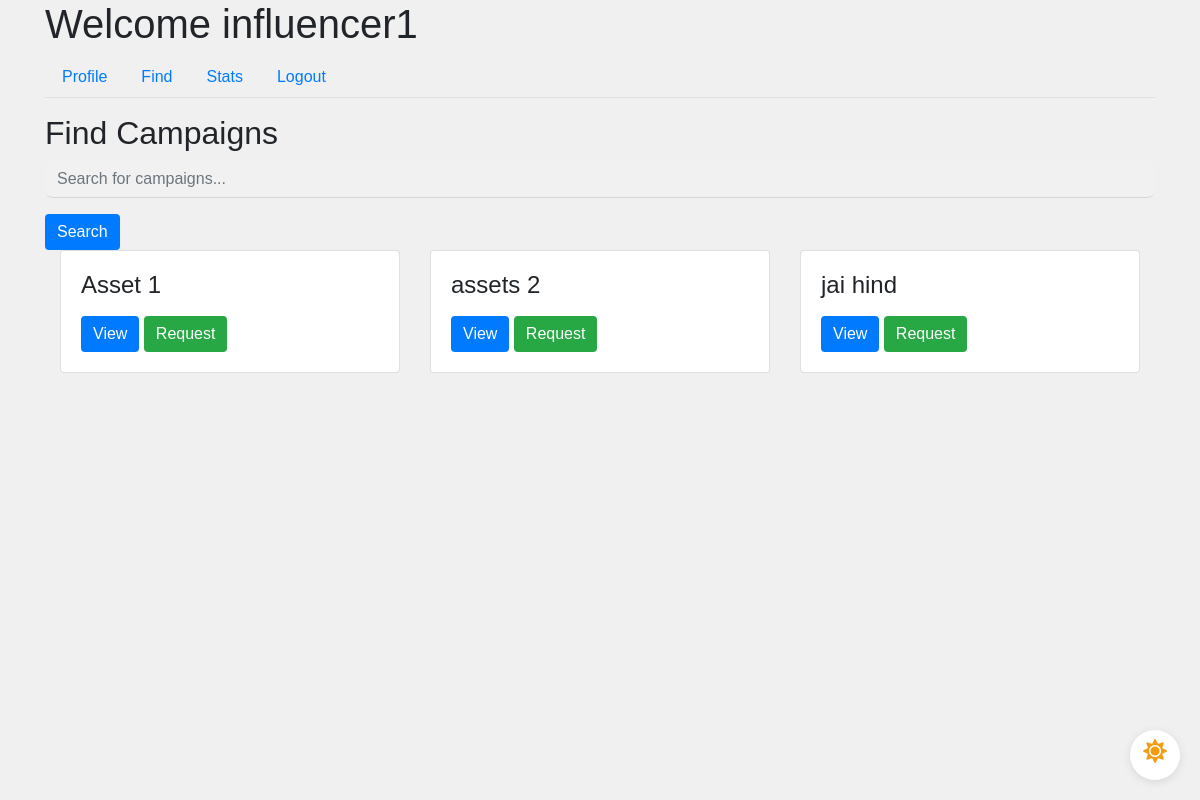
/influencer/find (signed in), run on an earlier commit of the app's database.
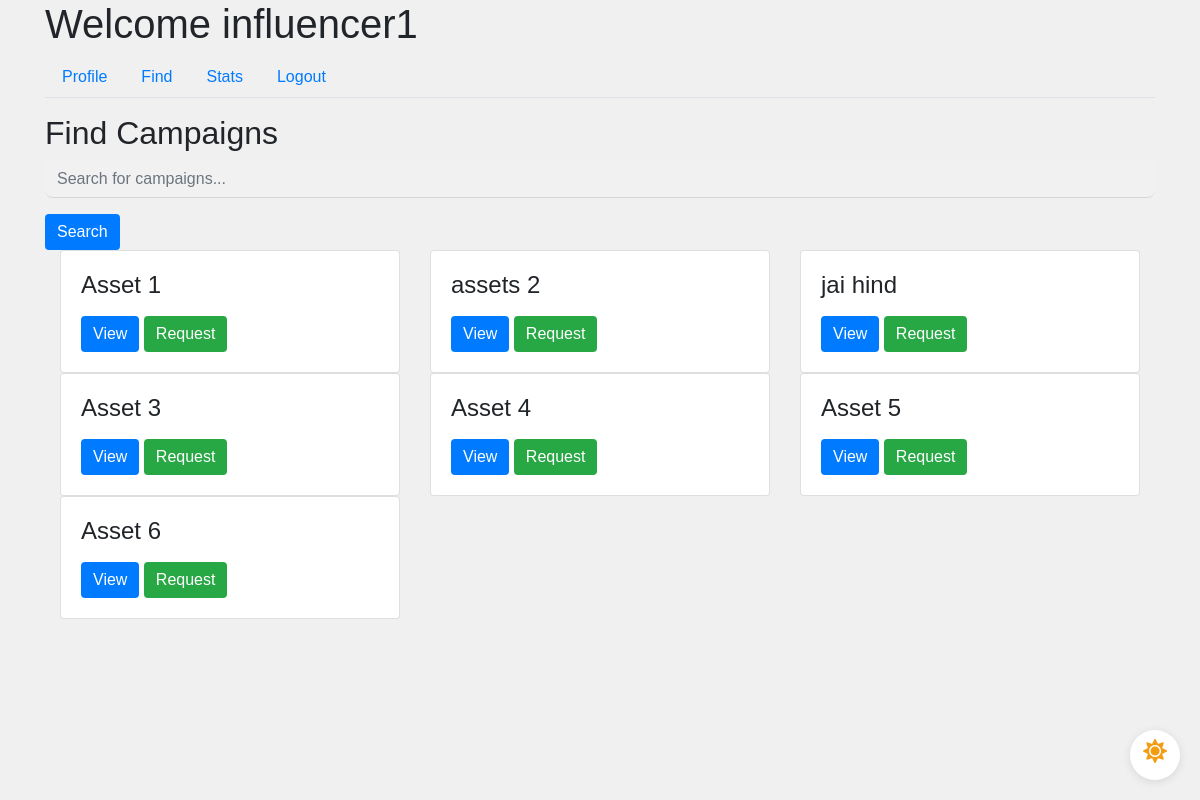
And on a later commit of the database.
### app/models.py (models this page shows)
class Campaign(db.Model):
    id = db.Column(db.Integer, primary_key=True)
    name = db.Column(db.String(100), nullable=False)
    description = db.Column(db.Text, nullable=False)
    budget = db.Column(db.Float, nullable=False)
    visibility = db.Column(db.String(10), nullable=False)  # 'public', 'private'
    start_date = db.Column(db.Date, nullable=False)
    end_date = db.Column(db.Date, nullable=False)
    user_id = db.Column(db.Integer, db.ForeignKey('user.id'), nullable=False)
    ad_requests = db.relationship('AdRequest', backref='campaign', lazy=True)
    flag = db.Column(db.Boolean, default=False, nullable=False)  # Add flag column

### app/routes.py (the view)
@main.route('/influencer/find')
@login_required
def influencer_find():
    if current_user.role == 'influencer':
        influencer = current_user
        active_campaigns = Campaign.query.filter_by(visibility='public').all()
        return render_template('influencer_find.html', influencer=current_user, active_campaigns=active_campaigns)
    return redirect(url_for('main.home'))

### app/models.py (called while the page is built)
@login_manager.user_loader
def load_user(user_id):
    return User.query.get(int(user_id))

### app/templates/influencer_find.html (shortened to what this page needs)
{% extends "influencer_dashboard.html" %}
{% block tab_content %}
<h2>Find Campaigns</h2>
<form method="GET" action="{{ url_for('main.influencer_find') }}">
    <div class="form-group">
        <input type="text" name="search" class="form-control" placeholder="Search for campaigns...">
    </div>
    <button type="submit" class="btn btn-primary">Search</button>
</form>
<div class="scrollable-container scrollable-container-custom-height-infl-4">
    <div class="row-container">
        {% for campaign in active_campaigns %}
        <div class="col-md-4">
            <div class="request-box card">
                <div class="card-body">
                    <h4 class="card-title">{{ campaign.name }}</h4>
                    <button class="btn btn-primary" data-toggle="modal" data-target="#campaignModal" data-id="{{ campaign.id }}">View</button>
                    {% if campaign.flag == 0 and current_user.flag == 0 %}
                        <a href="{{ url_for('main.new_ad_request_infl', campaign_id=campaign.id, influencer_id=influencer.id) }}" class="btn btn-success">Request</a>
                    {% endif %}
                </div>
            </div>
        </div>
        {% endfor %}
    </div>
{% endblock %}

What changed in the data, as far as the page shows it:
added Campaign: name "Asset 3"
added Campaign: name "Asset 4"
added Campaign: name "Asset 5"
added Campaign: name "Asset 6"
